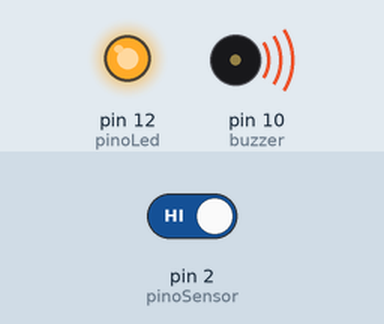
Recording of a sketch running on a simulated Arduino Uno, built with avr-gcc and run on an emulated ATmega328P. Shown: output pins drawn as LEDs (lit = HIGH), buzzer (waves = sounding). The test bench sets the inputs (shaded band); at power-on: pin 2 (pinoSensor) HIGH.

Above: at 1.2 s.
1.3 s: pin 2 (pinoSensor) driven LOW
At 2.0 s:
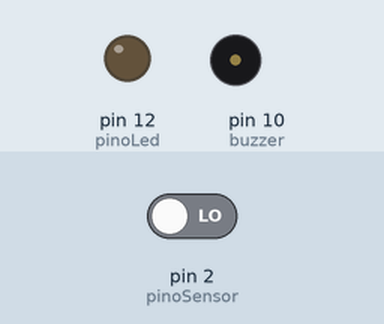
2.9 s: pin 2 (pinoSensor) driven HIGH
At 3.2 s:
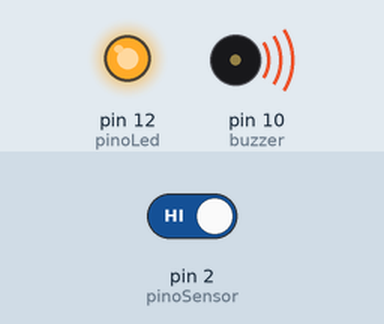
Timing chart, 0 to 5.9 s (numbered marks = the images above; inputs shaded):
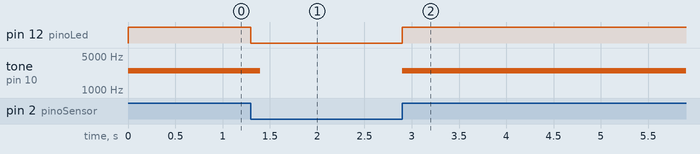

The sketch:

newbuzzer.ino
```cpp
const int pinoSensor = 2;//PINO DIGITAL UTILIZADO PELO SENSOR
const int pinoLed = 12;//PINO DIGITAL UTILIZADO PELO LED
const int buzzer = 10;//VAEIAVEL BUZZER

void setup() {
  // put your setup code here, to run once:
 pinMode(buzzer, OUTPUT);
 pinMode(pinoSensor, INPUT_PULLUP);//DEFINE O PINO COMO ENTRADA / "_PULLUP" É PARA ATIVAR O RESISTOR INTERNO
 //DO ARDUINO PARA GARANTIR QUE NÃO EXISTA FLUTUAÇÃO ENTRE 0 (LOW) E 1 (HIGH)
 pinMode(pinoLed, OUTPUT);//DEFINE O PINO COMO SAÍDA
 digitalWrite(pinoLed, LOW);//LED INICIA DESLIGADO

}

void loop() {
  // put your main code here, to run repeatedly:
  if(digitalRead(pinoSensor) == HIGH){//SE A LEITURA DO PINO FOR IGUAL A HIGH, FAZ
    digitalWrite(pinoLed, HIGH);//ACENDE O LED
    tone(buzzer, 2500, 100);

  }
  else{
    digitalWrite(pinoLed, LOW);//APAGA O LED
  }


}
```

Measured:
- after the input at 1.3 s, pin 12 (pinoLed): HIGH → LOW at once; tone on pin 10 (buzzer): 2500 Hz → silent after 0.10 s
- after the input at 2.9 s, pin 12 (pinoLed): LOW → HIGH at once; tone on pin 10 (buzzer): silent → 2500 Hz at once
